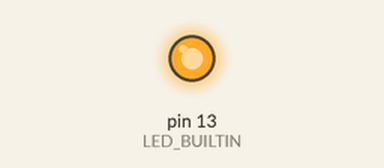
The sketch below on a simulated Arduino Uno, built with avr-gcc and run on an emulated ATmega328P. On the bench: output pins drawn as LEDs (lit = HIGH).

Above: at 0.2 s.
At 24.0 s:
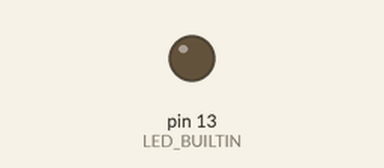
Timing chart, 0 to 32.5 s (numbered marks = the images above):
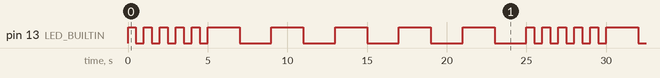

The sketch:

C2W3_Assignment.ino
```cpp
// the setup function runs once when you press reset or power the board
void setup() {
  // initialize digital pin LED_BUILTIN as an output.
  pinMode(LED_BUILTIN, OUTPUT);
}

// the loop function runs over and over again forever
void loop() {
  for (int i = 0; i < 5; i++){
    digitalWrite(LED_BUILTIN, HIGH);
    delay(500);
    digitalWrite(LED_BUILTIN, LOW);
    delay(500);
  }

  for (int j = 0; j < 5; j++){
    digitalWrite(LED_BUILTIN, HIGH);
    delay(2000);
    digitalWrite(LED_BUILTIN, LOW);
    delay(2000);
  }
}
```

Measured:
- by itself, pin 13 (LED_BUILTIN): repeats every 25.0 s: 4 × (LOW 0.50 s, HIGH 0.50 s), LOW 0.50 s, 5 × (HIGH 2.0 s, LOW 2.0 s), HIGH 0.50 s
- by itself, everything shown: repeats every 25.0 s, in 20 steps
